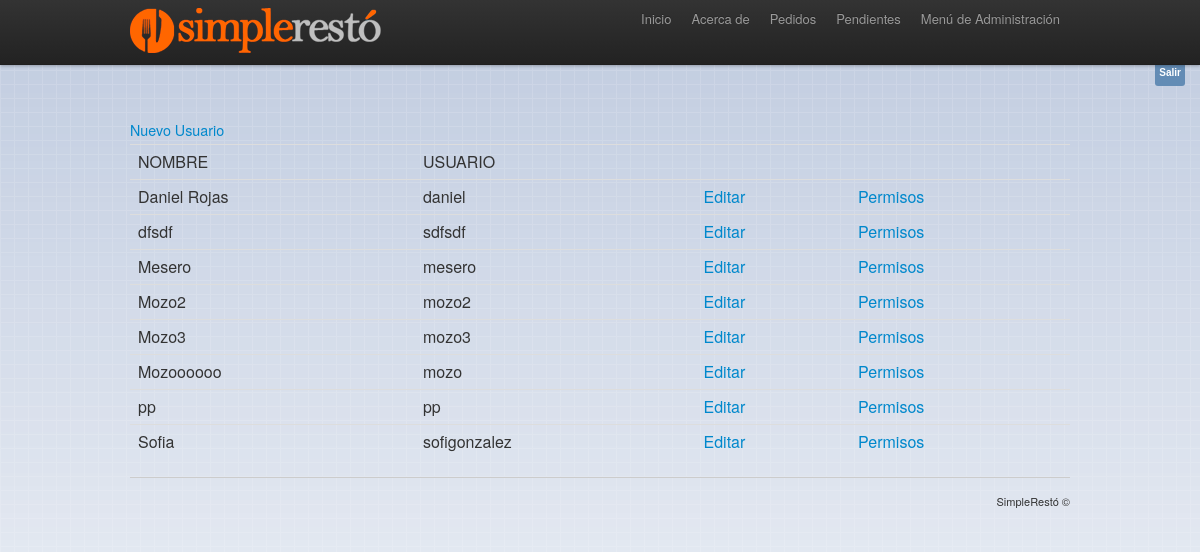
The page /index.php?controller=usuarios (signed in) on the database its author committed.
### tables this page shows
CREATE TABLE IF NOT EXISTS `usuarios` (
  `id` tinyint(4) NOT NULL AUTO_INCREMENT,
  `usuario` varchar(255) DEFAULT NULL,
  `pass` varchar(255) DEFAULT NULL,
  `nombre` varchar(255) DEFAULT NULL,
  `telefono` varchar(255) DEFAULT NULL,
  `mail` varchar(255) DEFAULT NULL,
  `direccion` varchar(1000) DEFAULT NULL,
  PRIMARY KEY (`id`)
);

### controllers/defecto_controller.php (called while the page is built, shortened)
<?php
class defecto_controller {
    function render($datos, $vista) {
        require_once 'models/usuarios_model.php';
        $carpeta = 'views/default/';
        require_once $carpeta . 'head.php';
        require_once $vista;
        require_once $carpeta . 'footer.php';
        return;
    }
}

### controllers/usuarios_controller.php (called while the page is built, shortened)
<?php
require_once 'defecto_controller.php';
class usuarios_controller extends defecto_controller{
    function _listarAction() {
        require_once("models/usuarios_model.php");
        $obj = new usuarios();
        $datos = $obj->SelectAll();
        $this->render($datos,"views/usuarios/listar.php");
    }
}

### index.php (called while the page is built, shortened)
<?php
$accionPredefinida = "_listarAction";
if(! empty($_GET['action']))
      $accion = $_GET['action'];
else
      $accion = $accionPredefinida;
$accion = '_' . preg_replace('/[^a-zA-Z0-9]/', '', $accion);
$objcontrolador= new $controlador();
$objcontrolador->inicio();
$objcontrolador->$accion();
?>

### views/usuarios/listar.php (the view)
<a href="?controller=usuarios&action=editar">Nuevo Usuario</a>
<table class="table table-hover">
<tr><td>NOMBRE</td><td>USUARIO</td><td></td><td></td></tr>
<?php
while($x = mysql_fetch_assoc($datos))
{
echo '
<tr><td>'.$x['nombre'].'</td><td>'.$x['usuario'].'</td>
<td><a href="index.php?controller=usuarios&action=_editar&idUsuario='.$x['id'].'&usuario='.$x['usuario'].'"  >Editar</a></td>
<td><a href="index.php?controller=permisos&idUsuario='.$x['id'].'&usuario='.$x['usuario'].'"  >Permisos</a></td>
</td></tr>
';
}
        ?>
</table>

### css/styles.css (style rules this page uses)
body { background: url('../img/bg.png') repeat-x; background-color: #fff; }

### rows shown on the page
usuarios: nombre "Daniel Rojas", usuario "daniel"
usuarios: nombre "dfsdf", usuario "sdfsdf"
usuarios: nombre "Mesero", usuario "mesero"
usuarios: nombre "Mozo2", usuario "mozo2"
usuarios: nombre "Mozo3", usuario "mozo3"
usuarios: nombre "Mozoooooo", usuario "mozo"
usuarios: nombre "pp", usuario "pp"
usuarios: nombre "Sofia", usuario "sofigonzalez"
